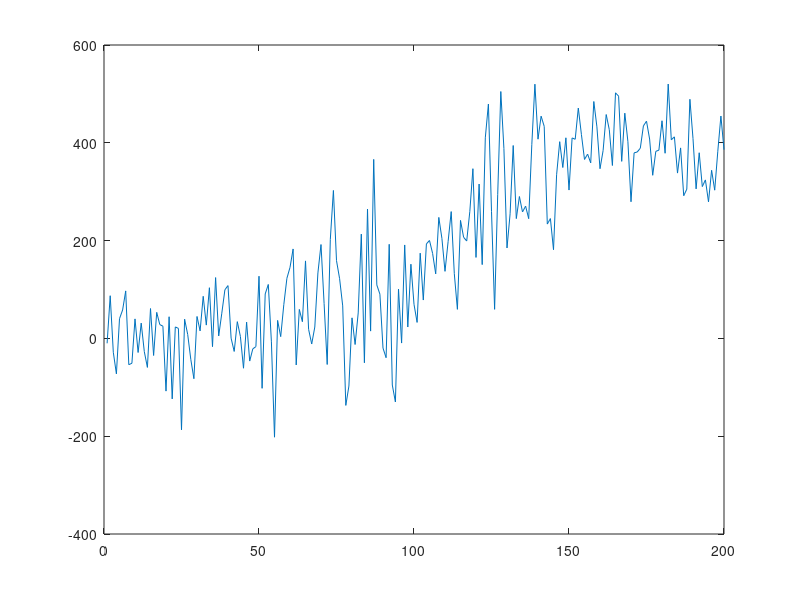
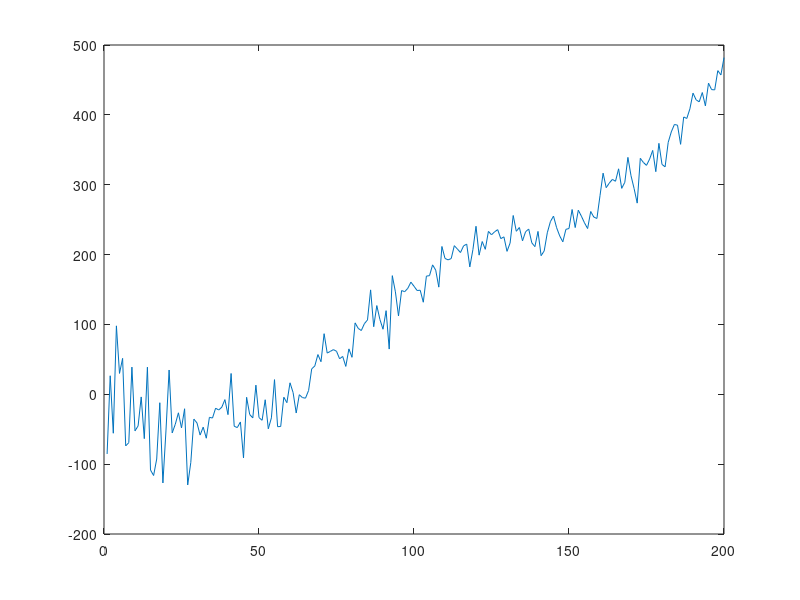
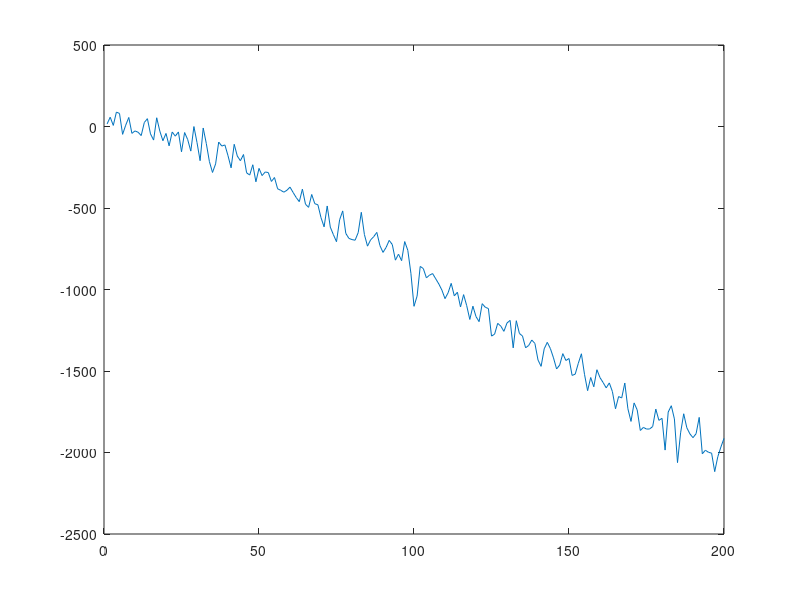
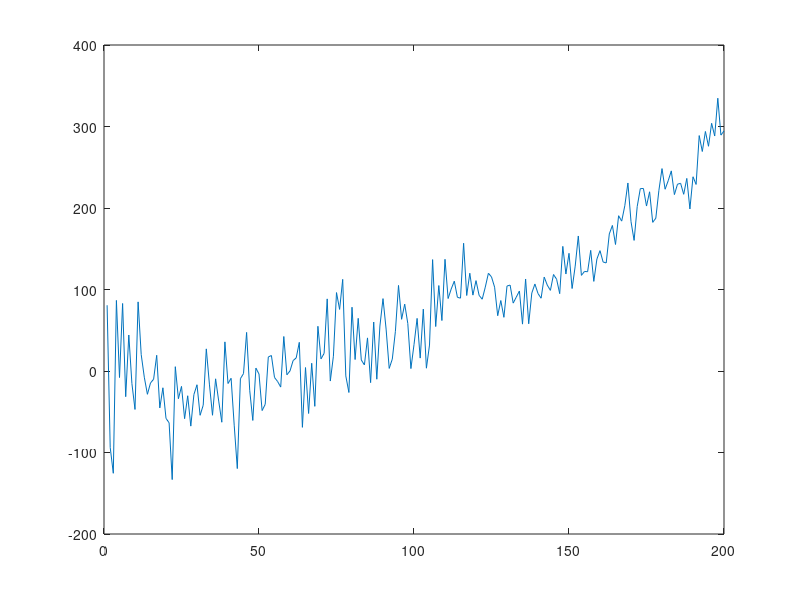

Write MATLAB code to recreate these figures, in order.
% %% Gibbs sampler code.
% % 
clear all
clc
close all
for ni=1:10
Tbig=200;
theta_org=zeros(1,200);
delta_org=zeros(1,200);
y_org=zeros(1,200);

par.W_theta.var=20;
par.W_theta.mu=0;
par.W_theta.sigma=sqrt(par.W_theta.var);

par.W_delta.var=0.2;
par.W_delta.mu=0;
par.W_delta.sigma=sqrt(par.W_delta.var);

par.error.var=260;
par.error.mu=0;
par.error.sigma=sqrt(par.error.var);

par.covariate.mean=5;
par.covariate.var=0.1;
par.covariate.sigma=sqrt(par.covariate.var);
par.XB=normrnd(0,10,[1 Tbig]);


theta_org(1,1)=normrnd(par.W_theta.mu,par.W_theta.sigma);
delta_org(1,1)=normrnd(par.W_delta.mu,par.W_delta.sigma);
beta_org(1,1)=normrnd(par.covariate.mean,par.covariate.sigma);
y_org(1,1)=theta_org(1,1)+beta_org(1,1)*par.XB(1,1)+normrnd(par.error.mu,par.error.sigma);

for t=2:Tbig
    theta_org(1,t)=theta_org(1,t-1)+delta_org(1,t-1)+normrnd(0,par.W_theta.sigma);
    delta_org(1,t)=delta_org(1,t-1)+normrnd(0,par.W_delta.sigma);
    beta_org(1,t)=beta_org(1,t-1)+normrnd(0,par.covariate.sigma);
    y_org(1,t)=theta_org(1,t)+beta_org(1,t)*par.XB(1,t)+normrnd(0,par.error.sigma);
end
figure;plot(y_org)
prompt='Do you want to continue, press 1 to continue or zero to break';
user_ip = input(prompt);

if (user_ip==1)
V=100;
W1=50;
W2=2;
W3=2;
nsimu=5000;
W=[W1 0;
    0 W2];
[gibbs]=gibbs_sampler_2ndorder(y_org,V,W,nsimu);
figure;
subplot(221)
plot(gibbs.V)
subplot(223)
histogram(gibbs.V)
vline(par.error.var);

subplot(222)
plot(gibbs.W_theta)
subplot(224)
histogram(gibbs.W_theta)
vline(par.W_theta.var);

figure;
boundedline(1:length(gibbs.theta1mean),gibbs.theta1mean,gibbs.theta1var,'alpha')
hold on
plot(y_org,'o','MarkerEdgeColor',[0.4940, 0.1840, 0.5560],'MarkerSize',2);
hold on
plot(theta_org,'Color',[0.8500, 0.3250, 0.0980],'LineWidth',1.5,'LineStyle','--')
legend('Var-Trend','Trend mean','Org measurement','Trend-org');

break
else 
    continue
end
end
